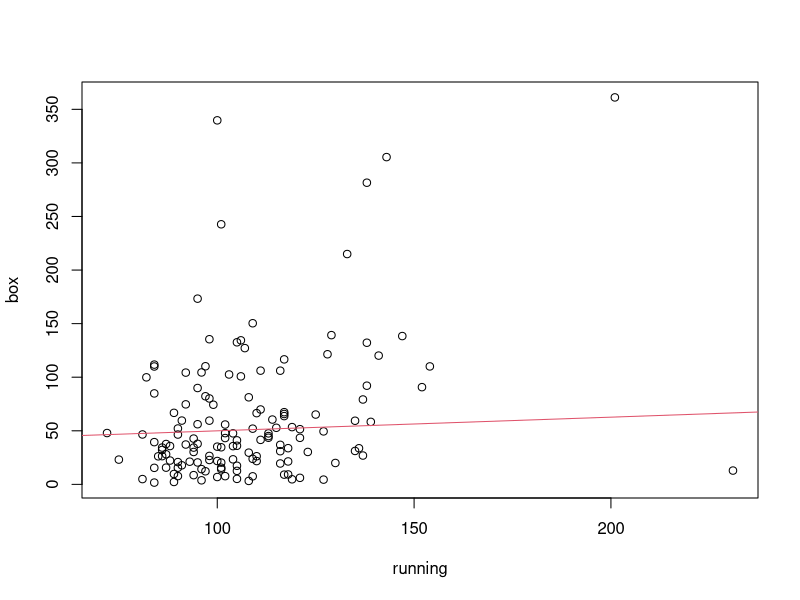

Here is the R script that generated this plot:
#lm, confidence interval(inference basic)
movies <- read.table("movies.txt",sep="\t",header=T,quote="")
head(movies)


#download.file("https://spark-public.s3.amazonaws.com/dataanalysis/movies.txt", "movies.txt", method="curl")
movies <- read.table("movies.txt",sep="\t",header=T,quote="")
head(movies)

par(mfrow=c(1,1))
score <- as.numeric(movies$score)
box <- as.numeric(movies$box_office)
running <- as.numeric(movies$running_time)
plot(box~running)
lm1 <- lm(score ~ running + box)
abline(lm1,col=2)
#abline(a=50, b=2, col = 2)

summary(lm1)

